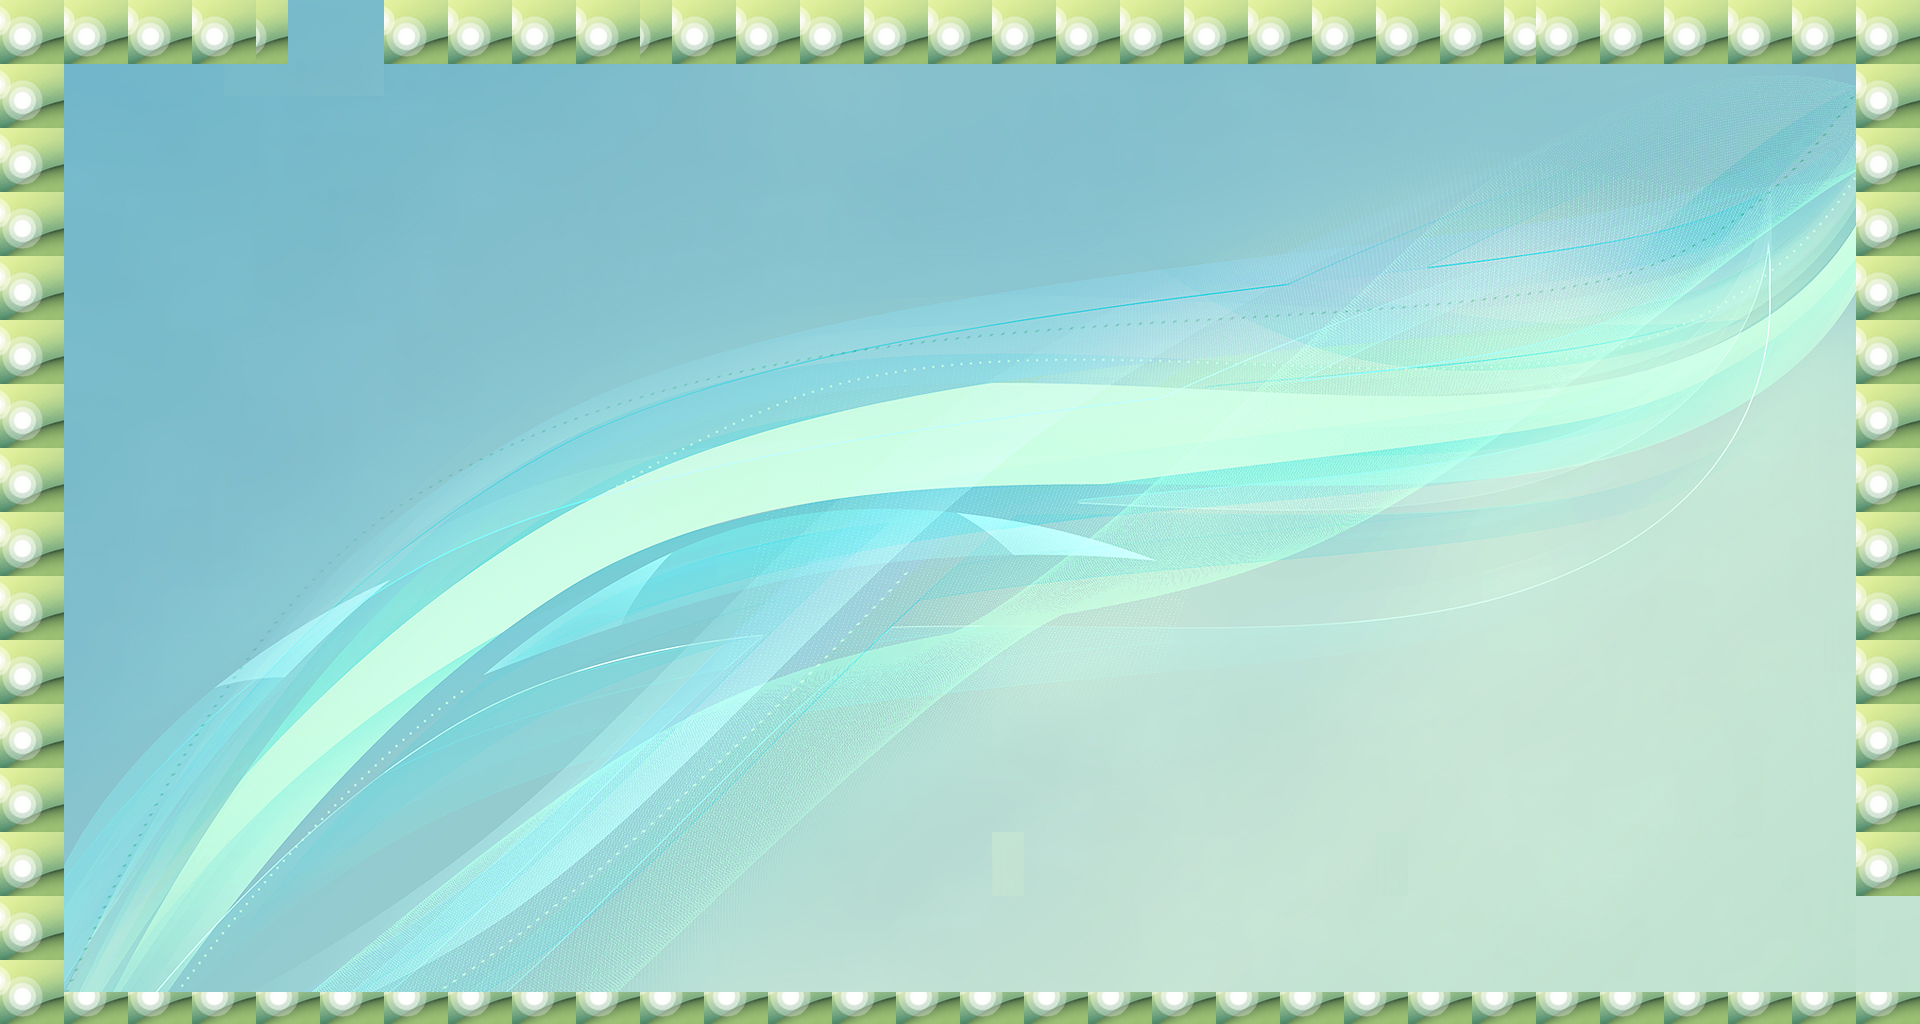

Below is a game level as drawn by its tile map, then a one-line description and the .tmx that defines it (tile-layer data replaced by summaries):
An orthogonal 60x32 tile map with 32x32 px tiles, 1 tile layer (Tile Layer 1), 3 tilesets.

<map version="1.0" orientation="orthogonal" width="60" height="32" tilewidth="32" tileheight="32">
 <tileset firstgid="1" name="sound-waces-turquoise-waves-x-abstract-120603" tilewidth="32" tileheight="32">
  <image source="sound-waces-turquoise-waves-x-abstract-120603.jpg" width="1366" height="768" />
  <tile id="468">
   <properties>
    <property name="blocked" value="" />
   </properties>
  </tile>
  <tile id="469">
   <properties>
    <property name="blocked" value="" />
   </properties>
  </tile>
  <tile id="510">
   <properties>
    <property name="blocked" value="" />
   </properties>
  </tile>
  <tile id="511">
   <properties>
    <property name="blocked" value="" />
   </properties>
  </tile>
 </tileset>
 <tileset firstgid="1009" name="380576" tilewidth="32" tileheight="32">
  <image source="380576.jpg" width="1920" height="1200" />
 </tileset>
 <tileset firstgid="3229" name="color-background-wallpapers_2560x1600_86344" tilewidth="32" tileheight="32">
  <image source="color-background-wallpapers_2560x1600_86344.jpg" width="2560" height="1600" />
 </tileset>
 <layer name="Tile Layer 1" width="60" height="32">
  <data>[1920 cells, 1920 non-empty, 1619 distinct tile ids]</data>
 </layer>
</map>
